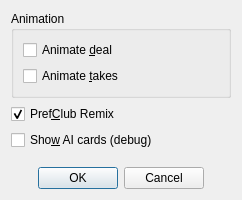
<?xml version="1.0" encoding="UTF-8"?>
<ui version="4.0">
 <class>OptDialog</class>
 <widget class="QDialog" name="OptDialog">
  <property name="windowModality">
   <enum>Qt::ApplicationModal</enum>
  </property>
  <property name="geometry">
   <rect>
    <x>0</x>
    <y>0</y>
    <width>242</width>
    <height>200</height>
   </rect>
  </property>
  <property name="windowTitle">
   <string>Options</string>
  </property>
  <property name="windowIcon">
   <iconset>
    <normaloff>../../../../pics/tool.png</normaloff>../../../../pics/tool.png</iconset>
  </property>
  <property name="modal">
   <bool>true</bool>
  </property>
  <layout class="QVBoxLayout" name="verticalLayout">
   <item>
    <widget class="QGroupBox" name="groupBox">
     <property name="title">
      <string>Animation</string>
     </property>
     <layout class="QVBoxLayout" name="verticalLayout_2">
      <item>
       <widget class="QCheckBox" name="cbAnimDeal">
        <property name="sizePolicy">
         <sizepolicy hsizetype="MinimumExpanding" vsizetype="Fixed">
          <horstretch>0</horstretch>
          <verstretch>0</verstretch>
         </sizepolicy>
        </property>
        <property name="text">
         <string>Animate &amp;deal</string>
        </property>
       </widget>
      </item>
      <item>
       <widget class="QCheckBox" name="cbAnimTake">
        <property name="sizePolicy">
         <sizepolicy hsizetype="MinimumExpanding" vsizetype="Fixed">
          <horstretch>0</horstretch>
          <verstretch>0</verstretch>
         </sizepolicy>
        </property>
        <property name="text">
         <string>Animate &amp;takes</string>
        </property>
       </widget>
      </item>
     </layout>
    </widget>
   </item>
   <item>
    <widget class="QCheckBox" name="cbPrefClub">
     <property name="enabled">
      <bool>true</bool>
     </property>
     <property name="sizePolicy">
      <sizepolicy hsizetype="MinimumExpanding" vsizetype="Fixed">
       <horstretch>0</horstretch>
       <verstretch>0</verstretch>
      </sizepolicy>
     </property>
     <property name="text">
      <string>Pref&amp;Club Remix</string>
     </property>
     <property name="checked">
      <bool>true</bool>
     </property>
    </widget>
   </item>
   <item>
    <widget class="QCheckBox" name="cbDebugHands">
     <property name="sizePolicy">
      <sizepolicy hsizetype="MinimumExpanding" vsizetype="Fixed">
       <horstretch>0</horstretch>
       <verstretch>0</verstretch>
      </sizepolicy>
     </property>
     <property name="text">
      <string>Sho&amp;w AI cards (debug)</string>
     </property>
    </widget>
   </item>
   <item>
    <spacer name="verticalSpacer">
     <property name="orientation">
      <enum>Qt::Vertical</enum>
     </property>
     <property name="sizeHint" stdset="0">
      <size>
       <width>20</width>
       <height>40</height>
      </size>
     </property>
    </spacer>
   </item>
   <item>
    <widget class="QDialogButtonBox" name="buttonBox">
     <property name="standardButtons">
      <set>QDialogButtonBox::Cancel|QDialogButtonBox::Ok</set>
     </property>
     <property name="centerButtons">
      <bool>true</bool>
     </property>
    </widget>
   </item>
  </layout>
 </widget>
 <resources/>
 <connections>
  <connection>
   <sender>buttonBox</sender>
   <signal>accepted()</signal>
   <receiver>OptDialog</receiver>
   <slot>accept()</slot>
   <hints>
    <hint type="sourcelabel">
     <x>112</x>
     <y>158</y>
    </hint>
    <hint type="destinationlabel">
     <x>112</x>
     <y>89</y>
    </hint>
   </hints>
  </connection>
  <connection>
   <sender>buttonBox</sender>
   <signal>rejected()</signal>
   <receiver>OptDialog</receiver>
   <slot>reject()</slot>
   <hints>
    <hint type="sourcelabel">
     <x>112</x>
     <y>158</y>
    </hint>
    <hint type="destinationlabel">
     <x>112</x>
     <y>89</y>
    </hint>
   </hints>
  </connection>
 </connections>
</ui>
